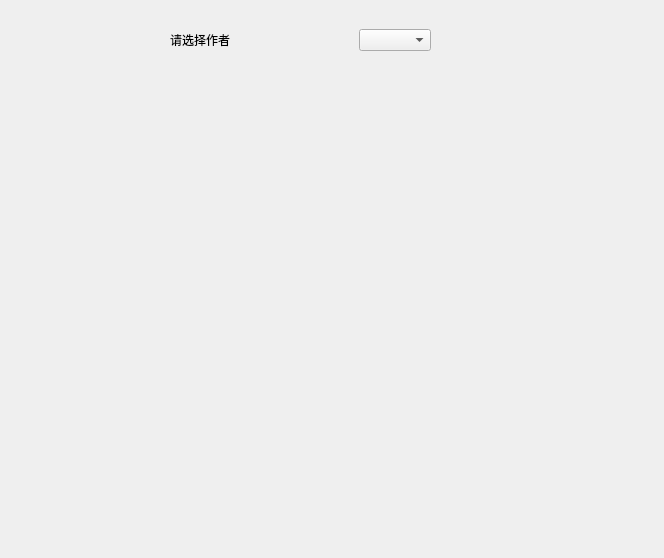
<?xml version="1.0" encoding="UTF-8"?>
<ui version="4.0">
 <class>Graph</class>
 <widget class="QDialog" name="Graph">
  <property name="geometry">
   <rect>
    <x>0</x>
    <y>0</y>
    <width>664</width>
    <height>558</height>
   </rect>
  </property>
  <property name="windowTitle">
   <string>Dialog</string>
  </property>
  <widget class="QLabel" name="showImageLabel">
   <property name="geometry">
    <rect>
     <x>0</x>
     <y>70</y>
     <width>651</width>
     <height>461</height>
    </rect>
   </property>
   <property name="text">
    <string/>
   </property>
  </widget>
  <widget class="QWidget" name="widget" native="true">
   <property name="geometry">
    <rect>
     <x>170</x>
     <y>0</y>
     <width>261</width>
     <height>81</height>
    </rect>
   </property>
   <layout class="QGridLayout" name="gridLayout">
    <item row="1" column="0">
     <widget class="QLabel" name="label1">
      <property name="text">
       <string>请选择作者</string>
      </property>
     </widget>
    </item>
    <item row="1" column="2">
     <widget class="QComboBox" name="Years"/>
    </item>
    <item row="1" column="1">
     <spacer name="horizontalSpacer">
      <property name="orientation">
       <enum>Qt::Horizontal</enum>
      </property>
      <property name="sizeHint" stdset="0">
       <size>
        <width>40</width>
        <height>20</height>
       </size>
      </property>
     </spacer>
    </item>
   </layout>
  </widget>
 </widget>
 <resources/>
 <connections/>
</ui>
